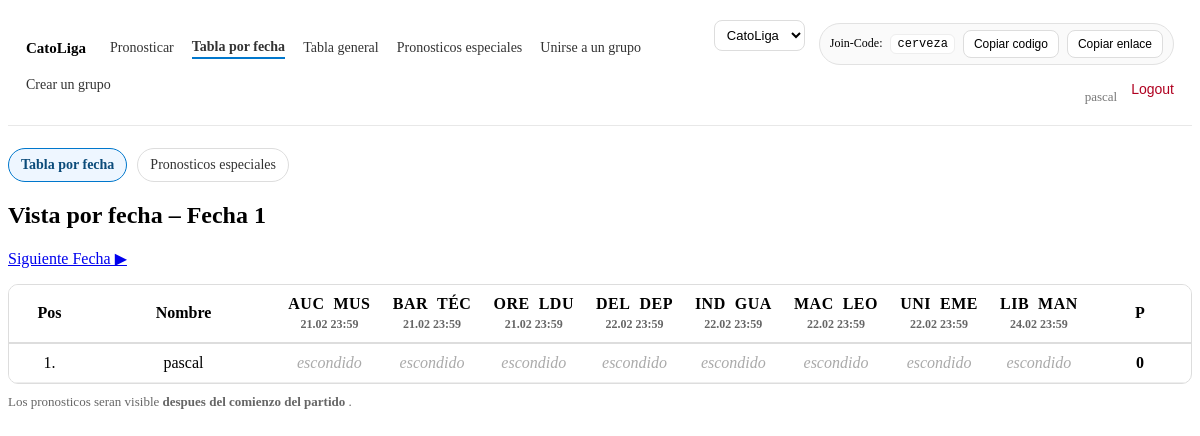
The app's page /spieltag/ (signed in) with its own data.
### tipping/models.py (models this page shows, shortened)
class Group(models.Model):
    tournament = models.ForeignKey(Tournament, on_delete=models.CASCADE, related_name="groups")
    name = models.CharField(max_length=120)
    owner = models.ForeignKey(
        settings.AUTH_USER_MODEL,
        on_delete=models.SET_NULL,
        null=True,
        blank=True,
        related_name="owned_groups",
    )
    join_code = models.CharField(
        max_length=12,
        unique=True,
        db_index=True,
        default=generate_join_code,
    )

class Match(models.Model):
    tournament = models.ForeignKey(Tournament, on_delete=models.CASCADE, related_name="matches")
    home_team = models.CharField(max_length=80)
    away_team = models.CharField(max_length=80)
    kickoff = models.DateTimeField()
    matchday = models.IntegerField(null=True, blank=True)  # "Fecha" aus der CSV
    home_score = models.IntegerField(null=True, blank=True)
    away_score = models.IntegerField(null=True, blank=True)

class Prediction(models.Model):
    user = models.ForeignKey(settings.AUTH_USER_MODEL, on_delete=models.CASCADE)
    group = models.ForeignKey(Group, on_delete=models.CASCADE, related_name="predictions")
    match = models.ForeignKey(Match, on_delete=models.CASCADE, related_name="predictions")
    pred_home = models.IntegerField(null=True, blank=True)
    pred_away = models.IntegerField(null=True, blank=True)
    updated_at = models.DateTimeField(auto_now=True)
    class Meta:
        constraints = [
            models.UniqueConstraint(fields=["user", "group", "match"], name="unique_prediction")
        ]

### tipping/views.py (the view, shortened to what this page needs)
# urls.py: path("spieltag/", views.spieltag, name="spieltag"),
@login_required
def spieltag(request):
    membership = _require_active_membership(request)
    if not membership:
        return redirect("join_group")
    group = membership.group
    tournament = group.tournament
    now = timezone.now()
    tab = request.GET.get("tab", "matches")
    if tab not in {"matches", "bonus"}:
        tab = "matches"
    season_start = tournament.season_start
    bonus_reveal = bool(season_start and now >= season_start)
    memberships = list(
        GroupMembership.objects
        .filter(group=group)
        .select_related("user")
        .order_by("user__username")
    )
    users = [m.user for m in memberships]
    bonus_rows = []
    my_bonus = None
    matchday = _get_selected_matchday(request, tournament, now)
    matches = list(
        Match.objects.filter(tournament=tournament, matchday=matchday)
        .order_by("kickoff", "home_team")
    )
    prev_md, next_md = _prev_next_md(tournament, matchday)
    all_preds = (
        Prediction.objects
        .filter(group=group, match__in=matches, user__in=users)
        .select_related("user", "match")
    )
    pred_map = {(p.user_id, p.match_id): p for p in all_preds}
    match_headers = [
        {
            "match": m,
            "result": (m.home_score, m.away_score)
            if (m.home_score is not None and m.away_score is not None)
            else None,
        }
        for m in matches
    ]
    bonus_points_map = {}
    if bonus_reveal:
        all_bonus = list(
            BonusPrediction.objects
            .filter(group=group, tournament=tournament, user__in=users)
            .select_related("user")
        )
        bonus_by_user = defaultdict(list)
        for bp in all_bonus:
            bonus_by_user[bp.user_id].append(bp)
        for u in users:
            bonus_points_map[u.id] = bonus_points_for_user(tournament, bonus_by_user.get(u.id, []))
    else:
        for u in users:
            bonus_points_map[u.id] = 0
    table_rows = []
    for u in users:
        total_points = 0
        cells = []
        for m in matches:
            reveal = (m.kickoff <= now)
            p = pred_map.get((u.id, m.id))
            cell_points = points_for_prediction(m, p) if reveal else None
            if cell_points is not None:
                total_points += cell_points
            cells.append({"reveal": reveal, "pred": p, "points": cell_points})
        total_points_with_bonus = total_points + bonus_points_map.get(u.id, 0)
        table_rows.append({
            "user": u,
            "cells": cells,
            "total_points": total_points,
            "bonus_points": bonus_points_map.get(u.id, 0),
            "total_with_bonus": total_points_with_bonus,
        })
    if bonus_reveal:
        table_rows.sort(key=lambda r: (-r["total_with_bonus"], r["user"].username.lower()))
    else:
        table_rows.sort(key=lambda r: (-r["total_points"], r["user"].username.lower()))
    return render(request, "tipping/spieltag.html", {
        "group": group,
        "tab": tab,
        "matchday": matchday,
        "matches": match_headers,
        "table_rows": table_rows,
        "prev_md": prev_md,
        "next_md": next_md,
        "now": now,
        "season_start": season_start,
        "bonus_reveal": bonus_reveal,
        "bonus_rows": bonus_rows,
        "my_bonus": my_bonus,
    })

### tipping/views.py (called while the page is built, shortened)
def _require_active_membership(request) -> Optional[GroupMembership]:
    if not request.user.is_authenticated:
        return None
    active_group_id = request.session.get("active_group_id")
    if active_group_id:
        membership = (
            GroupMembership.objects
            .filter(user=request.user, group_id=active_group_id)
            .select_related("group__tournament")
            .first()
        )
        if membership:
            return membership

def _get_selected_matchday(request, tournament, now):
    md_param = request.GET.get("md")
    next_match = (
        Match.objects
        .filter(tournament=tournament, kickoff__gte=now)
        .exclude(matchday__isnull=True)
        .order_by("kickoff")
        .first()
    )
    if next_match:
        return next_match.matchday

def _prev_next_md(tournament, matchday):
    prev_md = (
        Match.objects.filter(tournament=tournament, matchday__lt=matchday)
        .order_by("-matchday")
        .values_list("matchday", flat=True)
        .first()
    )
    next_md = (
        Match.objects.filter(tournament=tournament, matchday__gt=matchday)
        .order_by("matchday")
        .values_list("matchday", flat=True)
        .first()
    )
    return prev_md, next_md

### templates/tipping/spieltag.html (shortened to what this page needs)
{% include "tipping/_nav.html" %}
<div class="tabs">
  <a class="tab {% if tab != 'bonus' %}active{% endif %}"
     href="{% if matchday %}/spieltag/?tab=matches&md={{ matchday }}{% else %}/spieltag/?tab=matches{% endif %}">
    Tabla por fecha
  </a>
  <a class="tab {% if tab == 'bonus' %}active{% endif %}"
     href="{% if matchday %}/spieltag/?tab=bonus&md={{ matchday }}{% else %}/spieltag/?tab=bonus{% endif %}">
    Pronosticos especiales
  </a>
</div>
{% if tab == "bonus" %}
  <h2>Pronosticos especiales – {{ group.name }}</h2>
  {% if not bonus_reveal %}
    <div class="locked">
      Pronosticos especiales estan todavia <strong>escondidos</strong>.
      {% if season_start %}
        Van a ser visibles <strong>{{ season_start|date:"d.m.Y H:i" }}</strong> .
      {% else %}
        Falta la fecha de inicio del campeonato.
      {% endif %}
    </div>
  {% endif %}
  <div class="kicktipp-wrap" style="margin-top:14px;">
    <table class="kicktipp" style="min-width:760px;">
      <thead>
        <tr>
          <th class="sticky-col-1">Pos</th>
          <th class="sticky-col-2">Name</th>
          <th>Campeon medio año</th>
          <th>Campeon</th>
          <th>Primer cambio de entrnador</th>
          <th>Maximo goleador</th>
          <th>Desciende 1</th>
          <th>Desciende 2</th>
          <th class="right-col">Bonus-P</th>
        </tr>
      </thead>
      <tbody>
        {% if bonus_reveal %}
          {% for row in bonus_rows %}
            <tr>
              <td class="sticky-col-1">{{ forloop.counter }}.</td>
              <td class="sticky-col-2">{{ row.user.username }}</td>
              <td>{{ row.picks.herbstmeister|default:"—" }}</td>
              <td>{{ row.picks.meister|default:"—" }}</td>
              <td>{{ row.picks.trainer_first|default:"—" }}</td>
              <td>{{ row.picks.topscorer|default:"—" }}</td>
              <td>{{ row.picks.relegation1|default:"—" }}</td>
              <td>{{ row.picks.relegation2|default:"—" }}</td>
              <td class="right-col">{{ row.points }}</td>
            </tr>
          {% endfor %}
        {% else %}
          {% for m in group.groupmembership_set.all %}
            <tr>
              <td class="sticky-col-1">{{ forloop.counter }}.</td>
              <td class="sticky-col-2">{{ m.user.username }}</td>
              <td colspan="6"><span class="hidden-tip">versteckt</span></td>
              <td class="right-col">—</td>
            </tr>
          {% endfor %}
        {% endif %}
      </tbody>
    </table>
  </div>
  <p class="note">
    Los pronosticos especiales solo serán visibles una vez comenzada la temporada. Los puntos extra se sumarán a la puntuación total (5 puntos por cada pronostico correcto).
  </p>
{% else %}
  {% if matchday %}
    <h2>Vista por fecha – Fecha {{ matchday }}</h2>
    <p>
      {% if next_md %}<a href="/spieltag/?tab=matches&md={{ next_md }}">Siguiente Fecha ▶</a>{% endif %}
    </p>
    <div class="kicktipp-wrap">
      <table class="kicktipp">
        <thead>
          <tr>
            <th class="sticky-col-1">Pos</th>
            <th class="sticky-col-2">Nombre</th>
            {% for h in matches %}
              <th>
                <div class="match-head">
                  {{ h.match.home_team|slice:":3"|upper }}&nbsp;&nbsp;{{ h.match.away_team|slice:":3"|upper }}
                </div>
                <div class="match-sub">
                  {% if h.result %}
                    {{ h.result.0 }}:{{ h.result.1 }}
                  {% else %}
                    {{ h.match.kickoff|date:"d.m H:i" }}
                  {% endif %}
                </div>
              </th>
            {% endfor %}
            <th class="right-col">P</th>
          </tr>
        </thead>
        <tbody>
          {% for row in table_rows %}
            <tr>
              <td class="sticky-col-1">{{ forloop.counter }}.</td>
              <td class="sticky-col-2">{{ row.user.username }}</td>
              {% for c in row.cells %}
                <td>
                  {% if c.reveal %}
                    {% if c.pred %}
                      <div class="tip">{{ c.pred.pred_home }}:{{ c.pred.pred_away }}</div>
                      <div class="pts">{{ c.points }}</div>
                    {% else %}
                      <div class="tip">—</div>
                      <div class="pts">0</div>
                    {% endif %}
                  {% else %}
                    <div class="hidden-tip">escondido</div>
                  {% endif %}
                </td>
              {% endfor %}
              <td class="right-col">
                {{ row.total_points }}
              </td>
            </tr>
          {% endfor %}
        </tbody>
      </table>
    </div>
    <p class="note">
      Los pronosticos seran visible <strong>despues del comienzo del partido</strong> .
    </p>
  {% else %}
    <p>Keine zukünftigen Matches gefunden.</p>
  {% endif %}
{% endif %}

### templates/tipping/_nav.html (shortened to what this page needs)
<div class="nav">
  <div class="nav-left">
    <span class="nav-title">
      {% if group %}{{ group.name }}{% else %}Tippspiel{% endif %}
    </span>
    {% if request.user.is_authenticated %}
      {% if group %}
        <a href="{% url 'tippen' %}" class="{% if request.resolver_match.url_name == 'tippen' %}active{% endif %}">
          Pronosticar
        </a>
        <a href="{% url 'spieltag' %}" class="{% if request.resolver_match.url_name == 'spieltag' %}active{% endif %}">
          Tabla por fecha
        </a>
        <a href="{% url 'tabelle' %}" class="{% if request.resolver_match.url_name == 'tabelle' %}active{% endif %}">
          Tabla general
        </a>
        <a href="{% url 'bonus_tips' %}" class="{% if request.resolver_match.url_name == 'bonus_tips' %}active{% endif %}">
          Pronosticos especiales
        </a>
      {% endif %}
      <a href="{% url 'join_group' %}" class="{% if request.resolver_match.url_name == 'join_group' %}active{% endif %}">
        Unirse a un grupo
      </a>
      <a href="{% url 'create_group' %}" class="{% if request.resolver_match.url_name == 'create_group' %}active{% endif %}">
        Crear un grupo
      </a>
    {% endif %}
  </div>
  <div class="nav-right">
    {% if request.user.is_authenticated %}
      {% if my_groups and my_groups|length > 1 %}
        <form method="post" action="{% url 'set_active_group' %}" class="group-switch">
          <select name="group_id" onchange="this.form.submit()">
            {% for g in my_groups %}
              <option value="{{ g.id }}" {% if group and g.id == group.id %}selected{% endif %}>
                {{ g.name }}
              </option>
            {% endfor %}
          </select>
        </form>
      {% endif %}
      {% if membership and membership.is_creator and group %}
        <span class="pill">
          Join-Code: <code>{{ group.join_code }}</code>
          <button class="mini-btn" type="button"
                  onclick="navigator.clipboard.writeText('{{ group.join_code }}')">
            Copiar codigo
          </button>
          <button class="mini-btn" type="button"
                  onclick="navigator.clipboard.writeText(window.location.origin + '{% url 'join_group' %}?code={{ group.join_code }}')">
            Copiar enlace
          </button>
        </span>
      {% endif %}
      <span class="muted-user">{{ request.user.username }}</span>
      <form method="post" action="{% url 'logout' %}">
        <button type="submit" class="logout-btn">Logout</button>
      </form>
    {% endif %}
  </div>
</div>

### templates/tipping/_nav.html (style rules this page uses)
.nav { display: flex; justify-content: space-between; align-items: center; padding: 12px 18px; margin-bottom: 22px; border-bottom: 1px solid #e8e8e8; background: #ffffff; gap: 16px; }
.nav-left { display: flex; align-items: center; gap: 18px; flex-wrap: wrap; }
.nav-title { font-weight: 600; font-size: 15px; margin-right: 6px; white-space: nowrap; }
.nav a { text-decoration: none; color: #333; font-size: 14px; padding-bottom: 2px; }
.nav a.active { font-weight: 600; border-bottom: 2px solid #0077cc; }
.nav-right { display: flex; align-items: center; gap: 14px; flex-wrap: wrap; justify-content: flex-end; }
.logout-btn { background: none; border: none; color: #b00020; cursor: pointer; font-size: 14px; padding: 0; }
.muted-user { font-size: 13px; color: #777; }
.group-switch { display: inline-flex; align-items: center; gap: 8px; }
.group-switch select { font-size: 13px; padding: 6px 8px; border: 1px solid #ddd; border-radius: 8px; background: #fff; }
.mini-btn { font-size: 12px; padding: 6px 10px; border: 1px solid #ddd; border-radius: 8px; background: #fff; cursor: pointer; }
.pill { font-size: 12px; border: 1px solid #e2e2e2; padding: 6px 10px; border-radius: 999px; background: #fafafa; display: inline-flex; align-items: center; gap: 8px; white-space: nowrap; }
.pill code { font-family: ui-monospace, SFMono-Regular, Menlo, Monaco, Consolas, "Liberation Mono", monospace; font-size: 12px; background: #fff; border: 1px solid #eee; padding: 2px 6px; border-radius: 6px; }

### templates/tipping/spieltag.html (style rules this page uses)
.tabs { display:flex; gap:10px; margin: 10px 0 18px; flex-wrap:wrap; }
.tab { display:inline-block; padding:8px 12px; border:1px solid #ddd; border-radius:999px; text-decoration:none; color:#333; font-size:14px; background:#fff; }
.tab.active { border-color:#0077cc; background:#eef6ff; font-weight:600; color:#0b4b7a; }
.kicktipp-wrap { overflow-x:auto; border:1px solid #ddd; border-radius:10px; }
table.kicktipp { border-collapse:collapse; min-width:900px; width:100%; }
.kicktipp th, .kicktipp td { border-bottom:1px solid #eee; padding:10px 8px; text-align:center; white-space:nowrap; }
.kicktipp thead th { position:sticky; top:0; background:#fff; z-index:2; border-bottom:2px solid #ddd; }
.sticky-col-1 { position:sticky; left:0; background:#fff; z-index:3; text-align:left; min-width:60px; }
.sticky-col-2 { position:sticky; left:60px; background:#fff; z-index:3; text-align:left; min-width:160px; }
.match-head { font-weight:700; letter-spacing:.5px; }
.match-sub { color:#666; font-size:12px; margin-top:4px; }
.hidden-tip { color:#aaa; font-style:italic; }
.right-col { min-width:80px; font-weight:700; }
.note { margin-top:10px; color:#666; font-size:13px; }

### records on screen
Group: name "CatoLiga", join_code "cerveza"
Match: match.home_team "AUC", match.away_team "MUS", match.kickoff "21.02 23:59"
Match: match.home_team "BAR", match.away_team "TÉC", match.kickoff "21.02 23:59"
Match: match.home_team "ORE", match.away_team "LDU", match.kickoff "21.02 23:59"
Match: match.home_team "DEL", match.away_team "DEP", match.kickoff "22.02 23:59"
Match: match.home_team "IND", match.away_team "GUA", match.kickoff "22.02 23:59"
Match: match.home_team "MAC", match.away_team "LEO", match.kickoff "22.02 23:59"
Match: match.home_team "UNI", match.away_team "EME", match.kickoff "22.02 23:59"
Match: match.home_team "LIB", match.away_team "MAN", match.kickoff "24.02 23:59"

### other values on screen
{{ request.user.username }} "pascal"
{{ matchday }} "1"
{{ row.user.username }} "pascal"
{{ row.total_points }} "0"
form field group_id "CatoLiga"
